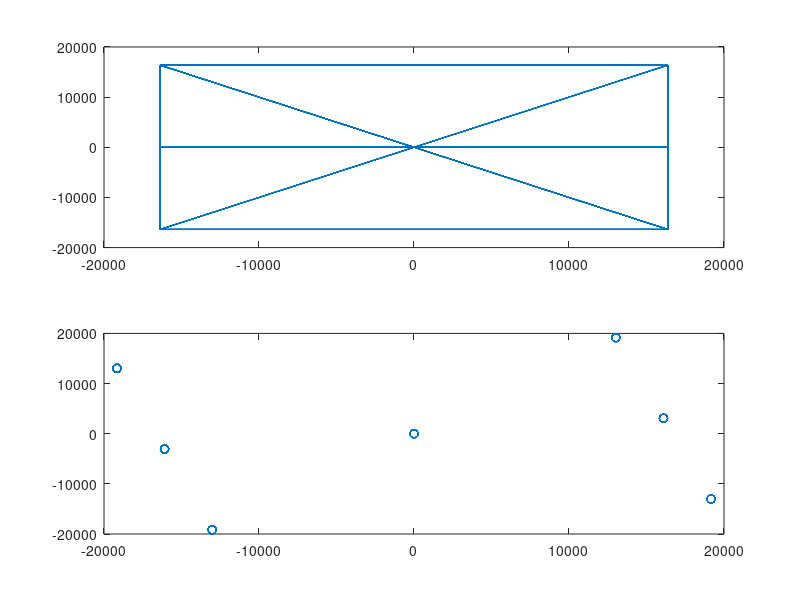

Write MATLAB code to recreate this figure.
close all;
clear all;

long_preamble = [0 0 0 0 0 0 1 1 -1 -1 1 1 -1 1 -1 1 1 1 1 1 1 -1 -1 1 1 -1 1 -1 1 1 1 1 0 1 -1 -1 1 1 -1 1 -1 1 -1 -1 -1 -1 -1 1 1 -1 -1 1 -1 1 -1 1 1 1 1 0 0 0 0 0];

rand_data_re = floor(rand(1, 128) * 2) * 2 - 1;
rand_data_im = (floor(rand(1, 128) * 2) * 2 - 1) * i;
rand_data = rand_data_re + rand_data_im;

test_data = [long_preamble rand_data];
test_data = test_data * 2^14-1;

subplot(2, 1, 1);
plot(test_data);

interleave = [];
index = 1;
for i=1:(length(test_data))
  interleave(index) = real(test_data(i));
  interleave(index+1) = imag(test_data(i)); 
  index = index + 2; 
endfor

fileId = fopen('comp-int16.bin', 'w');
fwrite(fileId, interleave, 'int16');
fclose(fileId);

%---

test_data = test_data * exp(j*2*pi*0.53);

subplot(2, 1, 2);
plot(test_data, 'o')

interleave = [];
index = 1;
for i=1:(length(test_data))
  interleave(index) = real(test_data(i));
  interleave(index+1) = imag(test_data(i)); 
  index = index + 2; 
endfor

fileId = fopen('test-int16.bin', 'w');
fwrite(fileId, interleave, 'int16');
fclose(fileId);